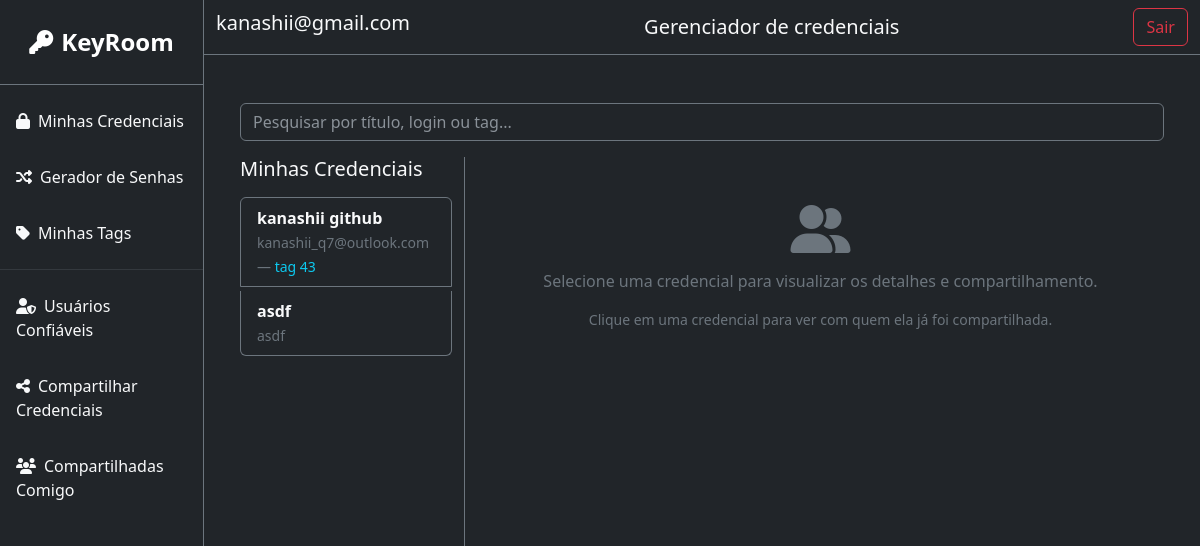
The page /share_credentials/ (signed in) on the database its author committed.
### core/models.py (models this page shows, shortened)
class CustomUser(AbstractUser):
    uniquiCode = models.CharField(max_length=100, unique=True)

class Credential(models.Model):
    user = models.ForeignKey(CustomUser, on_delete=models.CASCADE, related_name='credentials')
    tag = models.ForeignKey(CustomTag, on_delete=models.SET_NULL, related_name='credentials', null=True,  blank=True)
    title = models.CharField(max_length=200)
    username = models.CharField(max_length=200)
    password = models.CharField(max_length=200, blank=True)
    url = models.CharField(max_length=200, blank=True)
    otpCode = models.CharField(max_length=200, blank=True)
    notes = models.TextField(blank=True)

class CustomTag(models.Model):
    user = models.ForeignKey(CustomUser, on_delete=models.CASCADE, related_name='custom_tags')
    name = models.CharField(max_length=50)

### core/views/view_shere_credentials.py (the view)
# urls.py: path('share_credentials/', view_shere_credentials.list_share_credentials, name='list_share_credentials'),
@login_required(login_url='home_page')
def list_share_credentials(request):
    credentials = Credential.objects.filter(user=request.user).select_related('tag').prefetch_related('shared_with__shared_with')
    return render(request, 'share_credentials/list.html', {'credentials': credentials})

### core/templates/share_credentials/list.html (shortened to what this page needs)
{% extends 'base.html' %}
{% block content %}
    <div class="container-fluid py-4">
        <div class="mb-3">
            <input type="text"
                   id="searchInput"
                   class="form-control bg-dark text-light border-secondary"
                   placeholder="Pesquisar por título, login ou tag...">
        </div>
        <div class="row">
            <div class="col-md-4 col-lg-3 border-end border-secondary" style="height: 80vh; overflow-y: auto;">
                <h5 class="text-light mb-3">Minhas Credenciais</h5>
                <div class="list-group" id="credentialList">
                    {% for credential in credentials %}
                        <button
                                class="list-group-item list-group-item-action bg-dark text-light border-secondary mb-1"
                                onclick="showCredential('{{ credential.id }}')"
                                data-tag="{{ credential.tag.name|default_if_none:'' }}">
                            <div class="fw-bold">{{ credential.title }}</div>
                            <small class="text-secondary">
                                {{ credential.username }}
                                {% if credential.tag %} —
                                    <span class="text-info">{{ credential.tag.name }}</span>{% endif %}
                            </small>
                        </button>
                        {% empty %}
                        <div class="alert alert-dark border-secondary text-light">
                            Nenhuma credencial cadastrada.
                        </div>
                    {% endfor %}
                </div>
            </div>
            <div class="col-md-8 col-lg-9" id="credentialDetail">
                <div class="text-center text-secondary mt-5">
                    <i class="fas fa-user-friends fa-3x mb-3"></i>
                    <p>Selecione uma credencial para visualizar os detalhes e compartilhamento.</p>
                    <p class="small">Clique em uma credencial para ver com quem ela já foi compartilhada.</p>
                </div>
            </div>
        </div>
    </div>
{% endblock %}

### core/templates/base.html (shortened to what this page needs)
{% load static %}
<!DOCTYPE html>
<html lang="en" data-bs-theme="dark">
<head>
    <link href="{% static 'css/bootstrap.min.css' %}" rel="stylesheet">
    <link rel="stylesheet" href="{% static 'css/fontawesome.min.css' %}">
</head>
<body class="bg-dark text-light">
<div class="d-flex" id="wrapper">
    <div class="bg-dark border-end border-secondary" id="sidebar-wrapper">
        <div class="sidebar-heading text-center py-4 text-white fs-4 fw-bold border-bottom border-secondary">
            <a href="{% url 'main_page' %}" class="text-white text-decoration-none">
                <i class="fas fa-key me-2"></i>KeyRoom
            </a>
        </div>
        <div class="list-group list-group-flush mt-2">
            <a href="{% url 'main_page' %}"
               class="list-group-item list-group-item-action bg-dark text-light border-0 py-3">
                <i class="fas fa-lock me-2"></i>Minhas Credenciais
            </a>
            <a href="{% url 'password_generator' %}"
               class="list-group-item list-group-item-action bg-dark text-light border-0 py-3">
                <i class="fas fa-random me-2"></i>Gerador de Senhas
            </a>
            <a href="{% url 'list_tags' %}"
               class="list-group-item list-group-item-action bg-dark text-light border-0 py-3">
                <i class="fas fa-tag me-2"></i>Minhas Tags
            </a>
            <hr class="border-secondary my-2">
            <a href="{% url 'list_trusted_users' %}"
               class="list-group-item list-group-item-action bg-dark text-light border-0 py-3">
                <i class="fas fa-user-shield me-2"></i>Usuários Confiáveis
            </a>
            <a href="{% url 'list_share_credentials' %}"
               class="list-group-item list-group-item-action bg-dark text-light border-0 py-3">
                <i class="fas fa-share-alt me-2"></i>Compartilhar Credenciais
            </a>
            <a href="{% url 'list_shared_credentials' %}"
               class="list-group-item list-group-item-action bg-dark text-light border-0 py-3">
                <i class="fas fa-users me-2"></i>Compartilhadas Comigo
            </a>
        </div>
    </div>
    <div id="page-content-wrapper" class="w-100">
        <nav class="navbar navbar-expand-lg navbar-dark bg-dark border-bottom border-secondary">
            <div class="container-fluid">
                <h5>{{ user.email}}</h5>
                <h5 class="ms-3 mb-0">Gerenciador de credenciais</h5>
                <a href="{% url 'logout' %}" class="btn btn-outline-danger ms-3">Sair</a>
            </div>
        </nav>
        <div class="container-fluid p-4">
            {% block content %}{% endblock %}
        </div>
    </div>
</div>
</body>
</html>

### rows shown on the page
CustomUser: email "kanashii@gmail.com"
Credential: title "kanashii github", username "kanashii_q7@outlook.com", tag.name "tag 43"
Credential: title "asdf", username "asdf"
